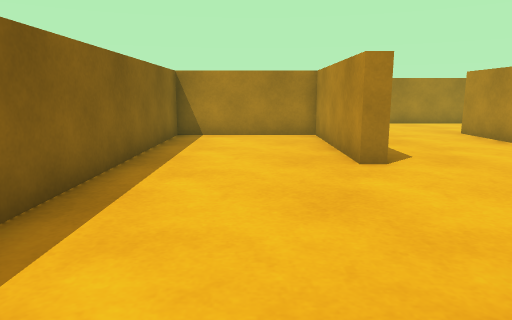
view 1 (above)

24 first-person views from a walk through a 3-D level made in the Unity game engine. The camera is 0.62 m above the floor, tilts 10° down and sees 70° across. The floor is counted in squares, 0.5 m on a side. Each view is taken from the middle of a square. On the plan, view 1 faces up. The plan holds only what a view shows up to about 15 squares ahead; the rest is blank. The player character is not drawn.

view 2
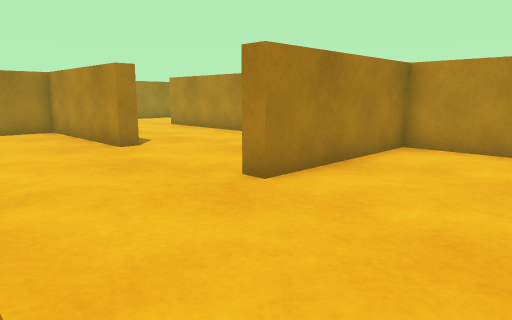

view 3
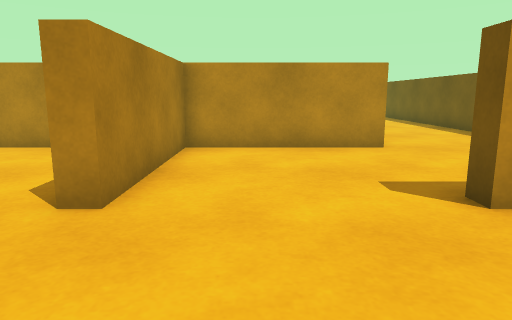

view 4
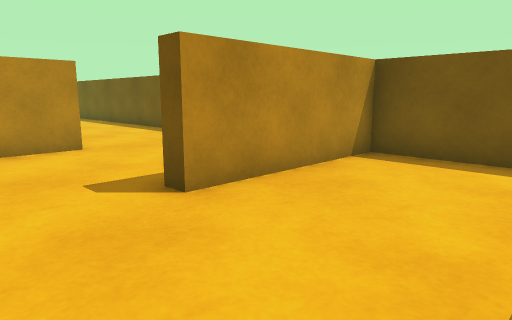

view 5
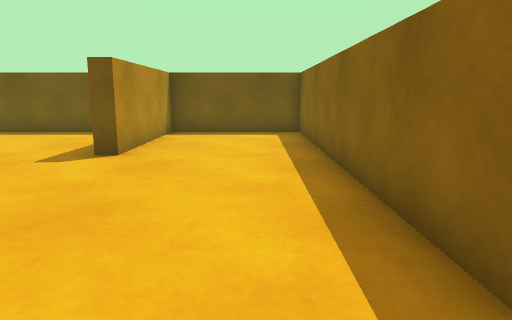

view 6
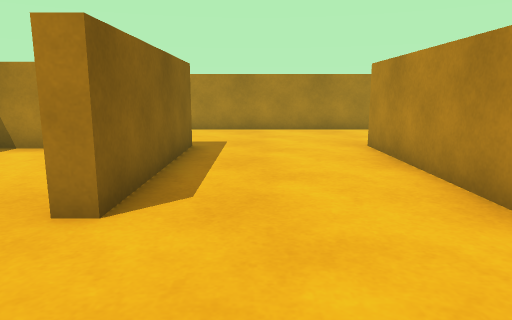

view 7
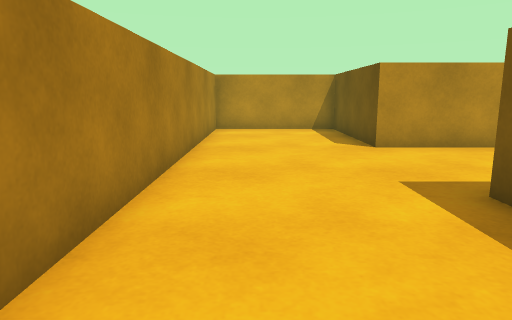

view 8
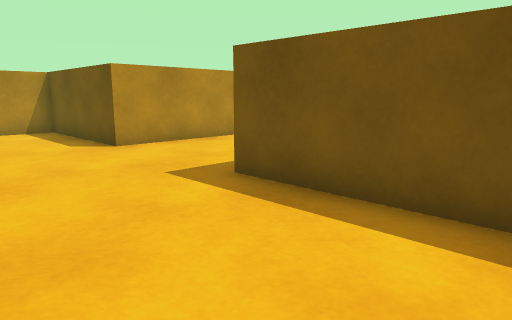

view 9
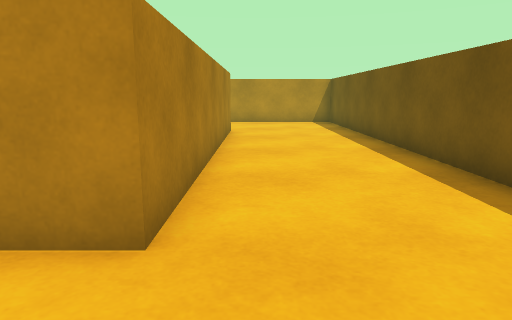

view 10
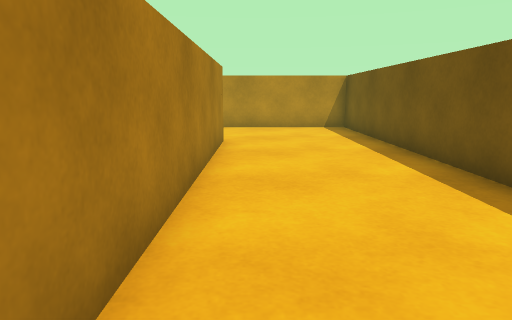

view 11
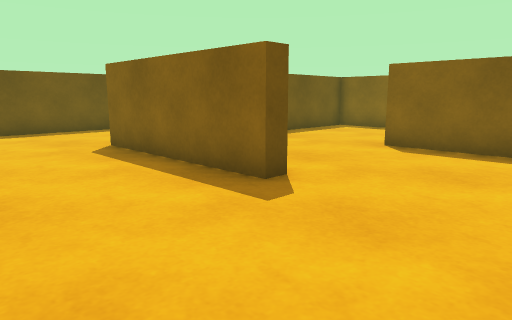

view 12
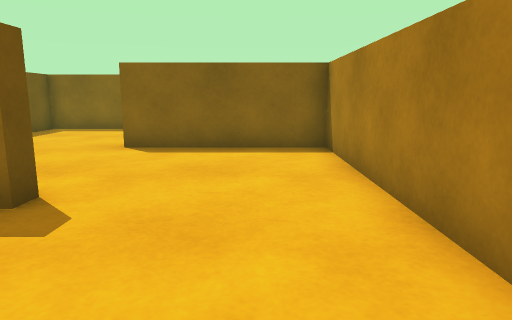

view 13
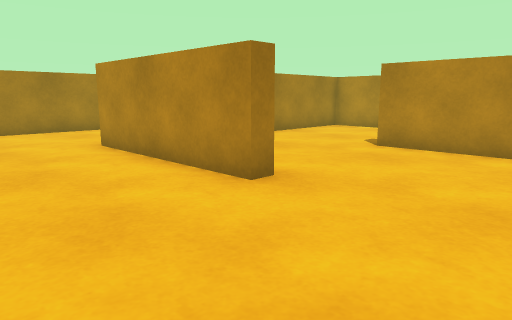

view 14
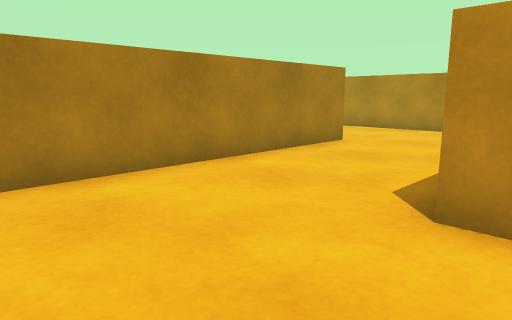

view 15
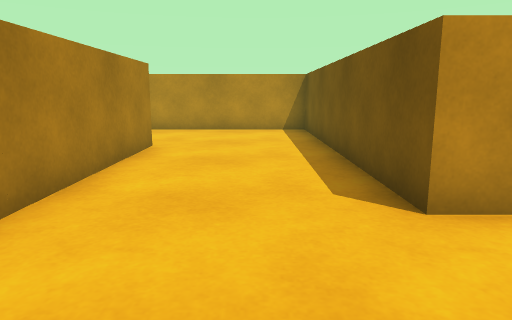

view 16
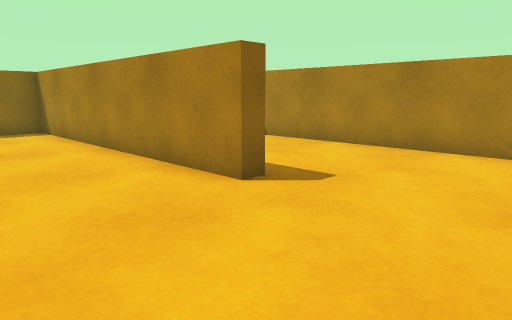

view 17
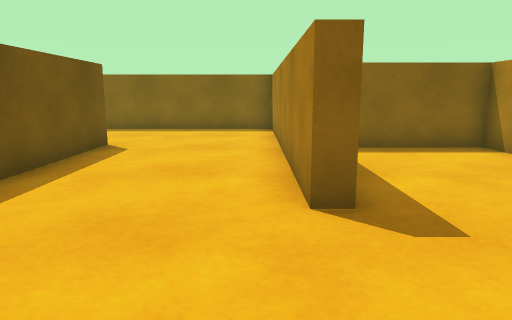

view 18
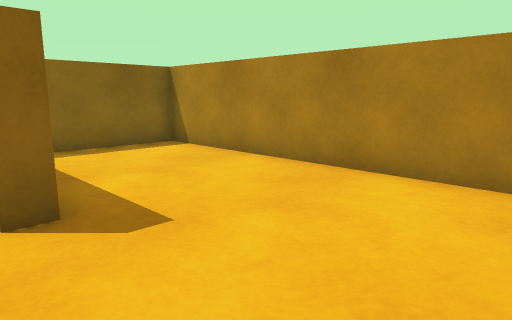

view 19
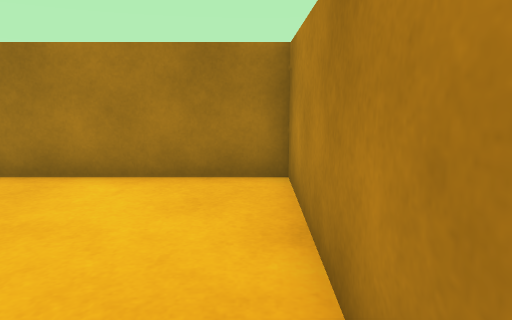

view 20
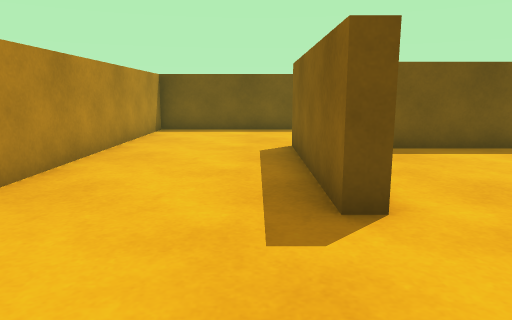

view 21
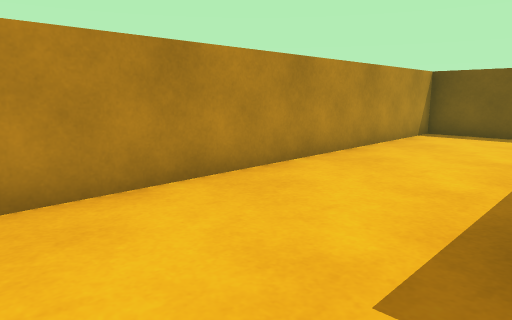

view 22
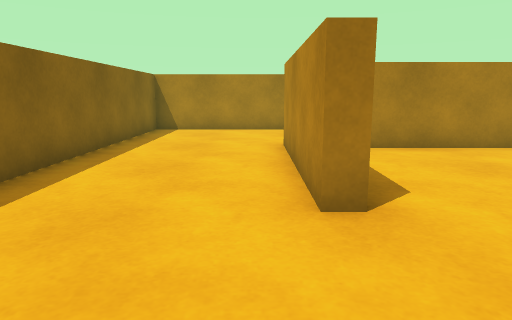

view 23
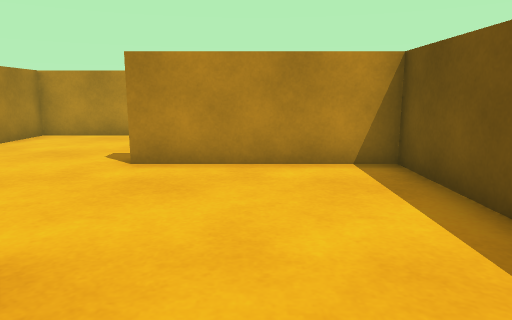

view 24
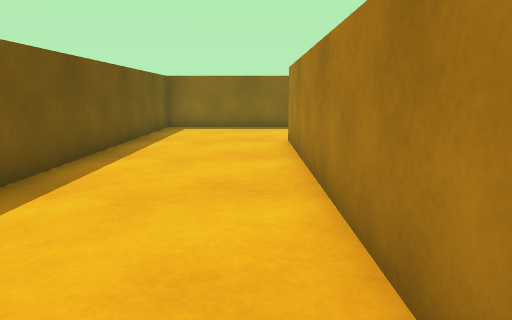

### Floor plan
Points are (right, up) in squares from view 1. A wall is a line through its corners. A room is listed if a view was taken in it or the views show most of it. See-through windows are left out.
Room 1 (views 1, 2, 3, 4, 5, 6, 7, 8, 9, 10, 11, 12, 13, 14, 15, 16, 17, 18, 19, 20, 21, 22, 23, 24)
walls: (6.8, 4.9) (6.8, 12.1) (11.7, 12.1) (11.7, 16.5) (0, 16.5); (7.3, 0.1) (7.3, -2.6) (16.6, -2.6) (16.6, 2.3) (17.1, 2.3) (17.1, -3.1) (6.8, -3.1) (6.8, 1.7) (1.9, 1.7) (1.9, 2.2); (17.1, 12.1) (17.1, 11.6) (7.3, 11.6) (7.3, 3.1); (-1.5, 12.1) (2.4, 12.1) (2.4, 6.7) (1.9, 6.7) (1.9, 11.6) (-2.5, 11.6) (-2.5, -7.5) (1.9, -7.5) (1.9, -2.6) (2.4, -2.6) (2.4, -7.5) (21.5, -7.5) (21.5, 6.7) (12.2, 6.7) (12.2, 1.7) (11.7, 1.7) (11.7, 7.2) (21.5, 7.2) (21.5, 16.5) (12.2, 16.5) (12.2, 13.4)

Positions as (right, up) in squares from view 1, and headings:
1: (0, 0), facing up
2: (-2, -2), facing up-right
3: (-2, 0), facing right
4: (-2, 0), facing down-right
5: (-1, 5), facing down
6: (4, 3), facing up
7: (-2, 15), facing right
8: (-2, 16), facing down-right
9: (4, -4), facing right
10: (7, -4), facing right
11: (21, 6), facing down-left
12: (21, 5), facing left
13: (8, -2), facing up-right
14: (8, 6), facing up-right
15: (8, 9), facing right
16: (21, 8), facing up-left
17: (21, 11), facing left
18: (21, 11), facing up-left
19: (21, 11), facing up
20: (18, 6), facing down
21: (17, 5), facing down-right
22: (11, -2), facing up
23: (10, 0), facing right
24: (17, -4), facing left
